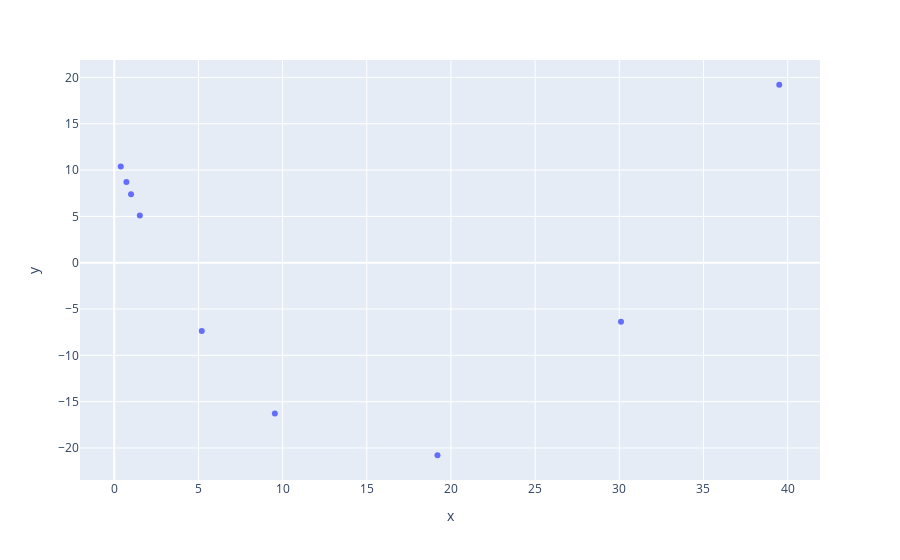

Notebook source saved alongside this figure:
### Code cell
fig = px.scatter( x=frame.Xs, y=frame.residuals)
fig.show()

### Figure 1 — Plotly figure (JSON) as saved in the notebook; plotly's stock layout.template omitted (floating-point values rounded to 4 significant figures)
{"data": [{"hovertemplate": "x=%{x}<br>y=%{y}<extra></extra>", "legendgroup": "", "marker": {"color": "#636efa", "symbol": "circle"}, "mode": "markers", "name": "", "orientation": "v", "showlegend": false, "type": "scatter", "x": [0.387, 0.723, 1, 1.52, 5.2, 9.54, 19.2, 30.1, 39.5], "xaxis": "x", "y": [10.38, 8.702, 7.395, 5.098, -7.362, -16.27, -20.78, -6.368, 19.21], "yaxis": "y"}], "layout": {"legend": {"tracegroupgap": 0}, "margin": {"t": 60}, "xaxis": {"anchor": "y", "domain": [0, 1], "title": {"text": "x"}}, "yaxis": {"anchor": "x", "domain": [0, 1], "title": {"text": "y"}}}}
